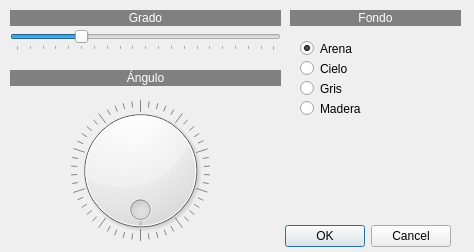
<?xml version="1.0" encoding="UTF-8"?>
<ui version="4.0">
 <class>bajorelieve</class>
 <widget class="QDialog" name="bajorelieve">
  <property name="geometry">
   <rect>
    <x>0</x>
    <y>0</y>
    <width>474</width>
    <height>252</height>
   </rect>
  </property>
  <property name="windowTitle">
   <string>Efecto de bajo relieve</string>
  </property>
  <widget class="QDialogButtonBox" name="buttonBox">
   <property name="geometry">
    <rect>
     <x>110</x>
     <y>220</y>
     <width>341</width>
     <height>32</height>
    </rect>
   </property>
   <property name="orientation">
    <enum>Qt::Horizontal</enum>
   </property>
   <property name="standardButtons">
    <set>QDialogButtonBox::Cancel|QDialogButtonBox::Ok</set>
   </property>
  </widget>
  <widget class="QSlider" name="horizontalSlider">
   <property name="geometry">
    <rect>
     <x>10</x>
     <y>30</y>
     <width>271</width>
     <height>21</height>
    </rect>
   </property>
   <property name="minimum">
    <number>1</number>
   </property>
   <property name="maximum">
    <number>400</number>
   </property>
   <property name="value">
    <number>100</number>
   </property>
   <property name="orientation">
    <enum>Qt::Horizontal</enum>
   </property>
   <property name="tickPosition">
    <enum>QSlider::TicksBelow</enum>
   </property>
   <property name="tickInterval">
    <number>20</number>
   </property>
  </widget>
  <widget class="QLabel" name="label">
   <property name="geometry">
    <rect>
     <x>10</x>
     <y>10</y>
     <width>271</width>
     <height>16</height>
    </rect>
   </property>
   <property name="styleSheet">
    <string notr="true">background-color: rgb(128, 128, 128);
color: rgb(255, 255, 255);</string>
   </property>
   <property name="text">
    <string>Grado</string>
   </property>
   <property name="alignment">
    <set>Qt::AlignCenter</set>
   </property>
  </widget>
  <widget class="QLabel" name="label_2">
   <property name="geometry">
    <rect>
     <x>10</x>
     <y>70</y>
     <width>271</width>
     <height>16</height>
    </rect>
   </property>
   <property name="styleSheet">
    <string notr="true">background-color: rgb(128, 128, 128);
color: rgb(255, 255, 255);</string>
   </property>
   <property name="text">
    <string>Ángulo</string>
   </property>
   <property name="alignment">
    <set>Qt::AlignCenter</set>
   </property>
  </widget>
  <widget class="QLabel" name="label_3">
   <property name="geometry">
    <rect>
     <x>290</x>
     <y>10</y>
     <width>171</width>
     <height>16</height>
    </rect>
   </property>
   <property name="styleSheet">
    <string notr="true">background-color: rgb(128, 128, 128);
color: rgb(255, 255, 255);</string>
   </property>
   <property name="text">
    <string>Fondo</string>
   </property>
   <property name="alignment">
    <set>Qt::AlignCenter</set>
   </property>
  </widget>
  <widget class="QRadioButton" name="radioButton">
   <property name="geometry">
    <rect>
     <x>300</x>
     <y>40</y>
     <width>82</width>
     <height>17</height>
    </rect>
   </property>
   <property name="text">
    <string>Arena</string>
   </property>
   <property name="checked">
    <bool>true</bool>
   </property>
  </widget>
  <widget class="QRadioButton" name="radioButton_2">
   <property name="geometry">
    <rect>
     <x>300</x>
     <y>60</y>
     <width>82</width>
     <height>17</height>
    </rect>
   </property>
   <property name="text">
    <string>Cielo</string>
   </property>
  </widget>
  <widget class="QRadioButton" name="radioButton_3">
   <property name="geometry">
    <rect>
     <x>300</x>
     <y>80</y>
     <width>82</width>
     <height>17</height>
    </rect>
   </property>
   <property name="text">
    <string>Gris</string>
   </property>
  </widget>
  <widget class="QRadioButton" name="radioButton_4">
   <property name="geometry">
    <rect>
     <x>300</x>
     <y>100</y>
     <width>82</width>
     <height>17</height>
    </rect>
   </property>
   <property name="text">
    <string>Madera</string>
   </property>
  </widget>
  <widget class="QDial" name="dial">
   <property name="geometry">
    <rect>
     <x>60</x>
     <y>100</y>
     <width>161</width>
     <height>141</height>
    </rect>
   </property>
   <property name="wrapping">
    <bool>true</bool>
   </property>
   <property name="notchTarget">
    <double>3.000000000000000</double>
   </property>
   <property name="notchesVisible">
    <bool>true</bool>
   </property>
  </widget>
 </widget>
 <resources/>
 <connections>
  <connection>
   <sender>buttonBox</sender>
   <signal>accepted()</signal>
   <receiver>bajorelieve</receiver>
   <slot>accept()</slot>
   <hints>
    <hint type="sourcelabel">
     <x>248</x>
     <y>254</y>
    </hint>
    <hint type="destinationlabel">
     <x>157</x>
     <y>274</y>
    </hint>
   </hints>
  </connection>
  <connection>
   <sender>buttonBox</sender>
   <signal>rejected()</signal>
   <receiver>bajorelieve</receiver>
   <slot>reject()</slot>
   <hints>
    <hint type="sourcelabel">
     <x>316</x>
     <y>260</y>
    </hint>
    <hint type="destinationlabel">
     <x>286</x>
     <y>274</y>
    </hint>
   </hints>
  </connection>
 </connections>
</ui>
